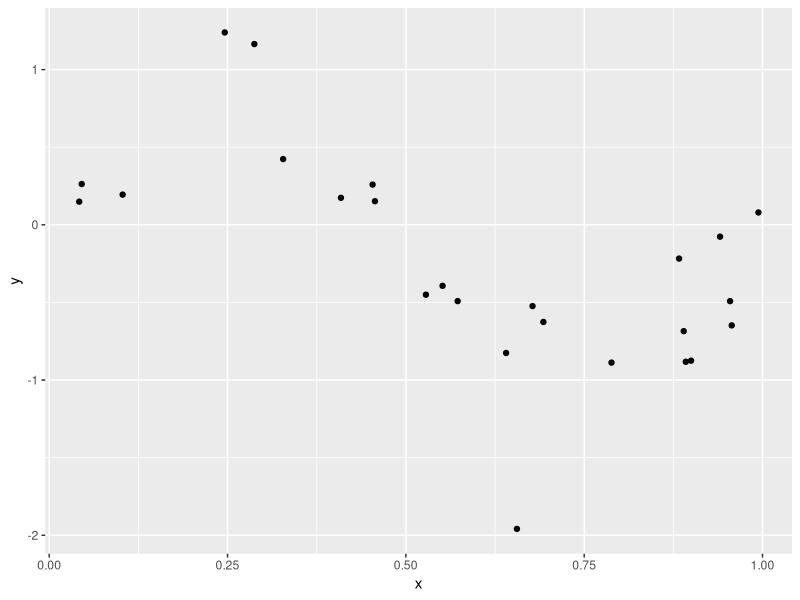
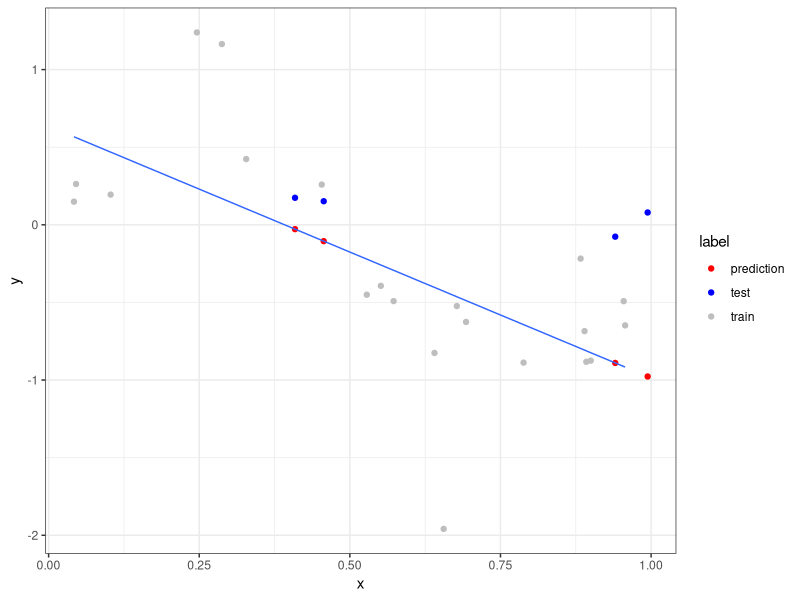
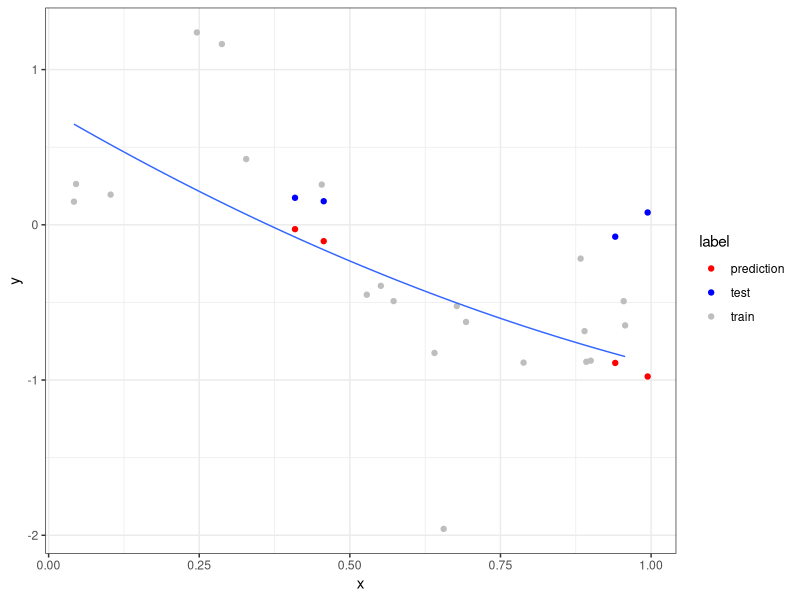
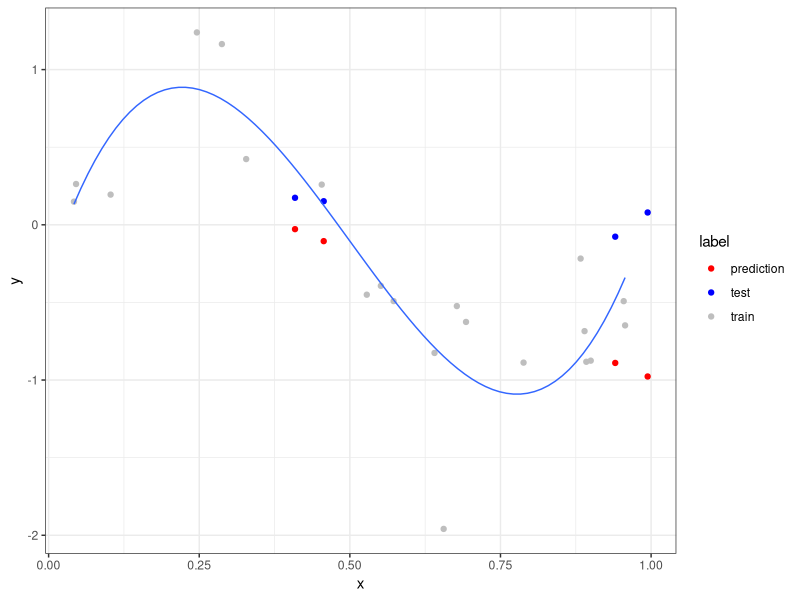
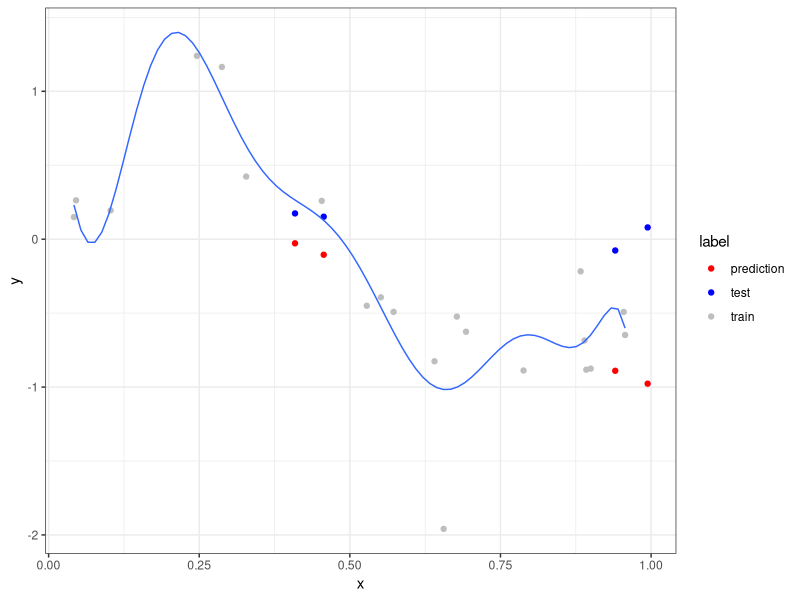

Recreate these plots in R, in order.
## ---- chunk 1
knitr::opts_chunk$set(echo = TRUE)

library("knitr")
library("dplyr")
library("ggplot2")
library("flextable")
library("data.table")
## ---- chunk 2
poly_data <- fread("../data/poly_data.txt")
## ---- chunk 3
ggplot(poly_data, aes(x = x, y = y)) + geom_point()
## ---- chunk 4
set.seed(13) ## 13; 137; 210

vec <- sample(nrow(poly_data), 4)
test <- poly_data[vec, -1]
train <- poly_data[!vec, -1]
## ---- chunk 5
fit <- lm(y ~ x, data = train)
summary(fit)
## ---- chunk 6
predictions <- predict(fit, test, interval="none", type = "response", na.action=na.pass)
preds = cbind(test, predictions)
print(preds)
## ---- chunk 7
temp <- preds |>
  mutate(squared_error = (y-predictions)^2) |>
  summarise(rmse = sqrt(mean(squared_error)), r = round(cor(y, predictions, method = "pearson"),3), pct_error = 100*rmse/abs(mean(train$y)))
  
temp |>
  regulartable() |>
  autofit()
## ---- chunk 8
train$label = "train"
test$label = "test"
temp <- preds |> select(-y) |> rename(y = predictions) |> mutate(label = "prediction")

df <- bind_rows(train,test, temp)
## ---- chunk 9
p <- ggplot(df, aes(x = x, y = y)) + geom_point(aes(color=label)) + scale_color_manual(values = c("red", "blue", "gray"))
p <- p + theme_bw()
p + stat_smooth(data = train, method = "lm", formula = y ~ x, size = 0.5, se = FALSE)
## ---- chunk 10
fit2 <- lm(y ~ poly(x, 2, raw = TRUE), data = train)
summary(fit2)
## ---- chunk 11
predictions <- predict(fit2, test, interval="none", type = "response", na.action=na.pass)
preds = cbind(test, predictions)
print(preds)
## ---- chunk 12
temp <- preds |>
  mutate(squared_error = (y-predictions)^2) |>
  summarise(rmse = sqrt(mean(squared_error)), r = round(cor(y, predictions, method = "pearson"),3), pct_error = 100*rmse/abs(mean(train$y)))
  
temp |>
  regulartable() |>
  autofit()
## ---- chunk 13
p <- ggplot(df, aes(x = x, y = y)) + geom_point(aes(color=label)) + scale_color_manual(values = c("red", "blue", "gray"))
p <- p + theme_bw()
p + stat_smooth(data = train, method = "lm", formula = y ~ poly(x, 2, raw=TRUE), size = 0.5, se = FALSE)
## ---- chunk 14
fit3 <- lm(y ~ poly(x, 3, raw = TRUE), data = train)
summary(fit3)
## ---- chunk 15
predictions <- predict(fit3, test, interval="none", type = "response", na.action=na.pass)
preds = cbind(test, predictions)
print(preds)
## ---- chunk 16
temp <- preds |>
  mutate(squared_error = (y-predictions)^2) |>
  summarise(rmse = sqrt(mean(squared_error)), r = round(cor(y, predictions, method = "pearson"),3), pct_error = 100*rmse/abs(mean(train$y)))

temp |>
  regulartable() |>
  autofit()
## ---- chunk 17
p <- ggplot(df, aes(x = x, y = y)) + geom_point(aes(color=label)) + scale_color_manual(values = c("red", "blue", "gray"))
p <- p + theme_bw()
p + stat_smooth(data = train, method = "lm", formula = y ~ poly(x, 3, raw=TRUE), size = 0.5, se = FALSE)
## ---- chunk 18
fitx <- lm(y ~ poly(x, 10, raw = TRUE), data = train)
summary(fitx)
## ---- chunk 19
predictions <- predict(fitx, test, interval="none", type = "response", na.action=na.pass)
preds = cbind(test, predictions)
print(preds)
## ---- chunk 20
temp <- preds |>
  mutate(squared_error = (y-predictions)^2) |>
  summarise(rmse = sqrt(mean(squared_error)), r = round(cor(y, predictions, method = "pearson"),3), pct_error = 100*rmse/abs(mean(train$y)))

temp |>
  regulartable() |>
  autofit()
## ---- chunk 21
p <- ggplot(df, aes(x = x, y = y)) + geom_point(aes(color=label)) + scale_color_manual(values = c("red", "blue", "gray"))
p <- p + theme_bw()
p + stat_smooth(data = train, method = "lm", formula = y ~ poly(x, 10, raw=TRUE), size = 0.5, se = FALSE)
